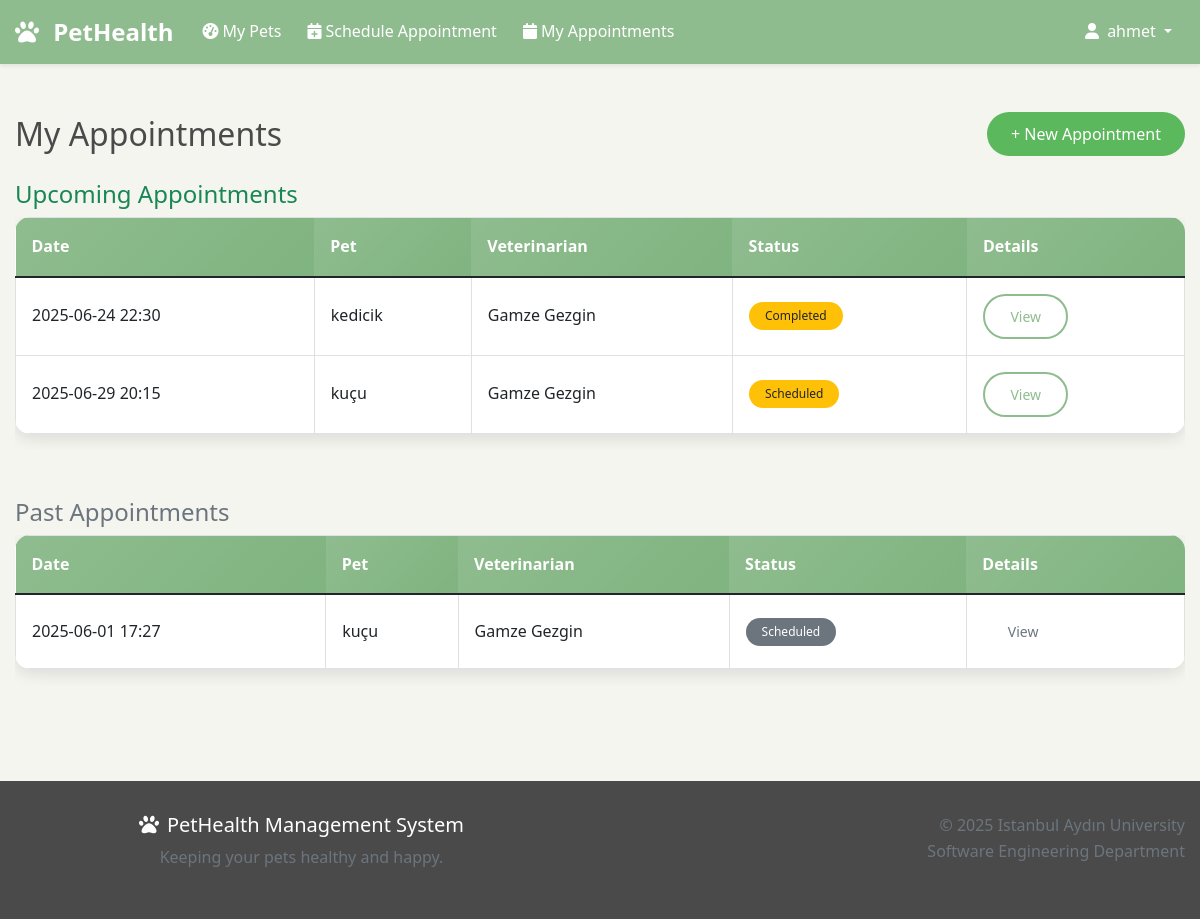
Screenshot of /my-appointments/ (signed in) with the database file from the repository.
### main/models.py (models this page shows, shortened)
class Appointment(models.Model):
    STATUS_CHOICES = [
        ('scheduled', 'Scheduled'),
        ('completed', 'Completed'),
        ('cancelled', 'Cancelled'),
        ('no_show', 'No Show'),
    ]
    pet = models.ForeignKey(Pet, on_delete=models.CASCADE, related_name='appointments')
    veterinarian = models.ForeignKey(Veterinarian, on_delete=models.CASCADE, related_name='appointments')
    appointment_date = models.DateTimeField()
    status = models.CharField(max_length=20, choices=STATUS_CHOICES, default='scheduled')
    reason = models.TextField(help_text="Reason for the appointment")
    notes = models.TextField(blank=True)
    created_at = models.DateTimeField(auto_now_add=True)
    updated_at = models.DateTimeField(auto_now=True)
    class Meta:
        ordering = ['appointment_date']

class Pet(models.Model):
    SPECIES_CHOICES = [
        ('dog', 'Dog'),
        ('cat', 'Cat'),
        ('bird', 'Bird'),
        ('rabbit', 'Rabbit'),
        ('fish', 'Fish'),
        ('hamster', 'Hamster'),
        ('other', 'Other'),
    ]
    GENDER_CHOICES = [
        ('male', 'Male'),
        ('female', 'Female'),
    ]
    owner = models.ForeignKey(User, on_delete=models.CASCADE, related_name='pets')
    name = models.CharField(max_length=100)
    species = models.CharField(max_length=20, choices=SPECIES_CHOICES)
    breed = models.CharField(max_length=100, blank=True)
    gender = models.CharField(max_length=10, choices=GENDER_CHOICES)
    birthdate = models.DateField()
    weight = models.DecimalField(max_digits=5, decimal_places=2, help_text="Weight in kg")
    color = models.CharField(max_length=50, blank=True)
    microchip_id = models.CharField(max_length=50, blank=True)
    photo = models.ImageField(upload_to='pet_photos/', blank=True)
    created_at = models.DateTimeField(auto_now_add=True)

class Veterinarian(models.Model):
    user = models.OneToOneField(User, on_delete=models.CASCADE)
    license_number = models.CharField(max_length=50, unique=True)
    specialization = models.CharField(max_length=100, blank=True)
    clinic_name = models.CharField(max_length=200, blank=True)
    clinic_address = models.TextField(blank=True)
    phone = models.CharField(max_length=20)

### main/views.py (the view)
# urls.py: path('my-appointments/', views.my_appointments, name='my_appointments'),
@login_required
def my_appointments(request):
    now = timezone.now()
    all_appointments = Appointment.objects.filter(pet__owner=request.user)
    upcoming_appointments = all_appointments.filter(appointment_date__gte=now).order_by('appointment_date')
    past_appointments = all_appointments.filter(appointment_date__lt=now).order_by('-appointment_date')
    return render(request, 'my_appointments.html', {
        'upcoming_appointments': upcoming_appointments,
        'past_appointments': past_appointments,
    })

### templates/my_appointments.html (shortened to what this page needs)
{% extends 'base.html' %}
{% load static %}
{% block content %}
<section class="py-5">
  <div class="container">
    <div class="d-flex justify-content-between align-items-center mb-4">
      <h2 class="mb-0">My Appointments</h2>
      <a href="{% url 'schedule_appointment' %}" class="btn btn-success rounded-pill px-4">+ New Appointment</a>
    </div>
    {% if upcoming_appointments %}
    <h4 class="text-success mt-4">Upcoming Appointments</h4>
    <div class="table-responsive mb-5">
      <table class="table table-bordered align-middle">
        <thead>
          <tr>
            <th>Date</th>
            <th>Pet</th>
            <th>Veterinarian</th>
            <th>Status</th>
            <th>Details</th>
          </tr>
        </thead>
        <tbody>
          {% for appt in upcoming_appointments %}
          <tr>
            <td>{{ appt.appointment_date|date:"Y-m-d H:i" }}</td>
            <td>{{ appt.pet.name }}</td>
            <td>{{ appt.veterinarian.user.get_full_name }}</td>
            <td><span class="badge bg-warning text-dark">{{ appt.status|capfirst }}</span></td>
            <td><a href="{% url 'appointment_detail' appt.id %}" class="btn btn-sm btn-outline-primary">View</a></td>
          </tr>
          {% endfor %}
        </tbody>
      </table>
    </div>
    {% endif %}
    {% if past_appointments %}
    <h4 class="text-muted">Past Appointments</h4>
    <div class="table-responsive">
      <table class="table table-bordered align-middle">
        <thead>
          <tr>
            <th>Date</th>
            <th>Pet</th>
            <th>Veterinarian</th>
            <th>Status</th>
            <th>Details</th>
          </tr>
        </thead>
        <tbody>
          {% for appt in past_appointments %}
          <tr>
            <td>{{ appt.appointment_date|date:"Y-m-d H:i" }}</td>
            <td>{{ appt.pet.name }}</td>
            <td>{{ appt.veterinarian.user.get_full_name }}</td>
            <td><span class="badge bg-secondary">{{ appt.status|capfirst }}</span></td>
            <td><a href="{% url 'appointment_detail' appt.id %}" class="btn btn-sm btn-outline-secondary">View</a></td>
          </tr>
          {% endfor %}
        </tbody>
      </table>
    </div>
    {% endif %}
  </div>
</section>
{% endblock %}

### templates/base.html (shortened to what this page needs)
{% load static %}
<!DOCTYPE html>
<html lang="en">
  <head>
    <link
      href="https://cdn.jsdelivr.net/npm/bootstrap@5.1.3/dist/css/bootstrap.min.css"
      rel="stylesheet"
    />
    <link
      rel="stylesheet"
      href="https://cdnjs.cloudflare.com/ajax/libs/font-awesome/6.0.0/css/all.min.css"
    />
    <link rel="stylesheet" href="{% static 'css/style.css' %}" />
  </head>
  <body>
    <nav class="navbar navbar-expand-lg navbar-dark">
      <div class="container">
        <a class="navbar-brand" href="{% url 'home' %}">
          <i class="fas fa-paw me-2"></i>
          PetHealth
        </a>
        <div class="collapse navbar-collapse" id="navbarNav">
          <ul class="navbar-nav me-auto">
            {% if user.is_authenticated %}
            <li class="nav-item">
              <a class="nav-link" href="{% if user.userprofile.is_veterinarian %}{% url 'vet_patients' %}{% else %}{% url 'dashboard' %}{% endif %}">
                <i class="fas fa-tachometer-alt me-1"></i>My Pets
              </a>
            </li>
            {% if not user.userprofile.is_veterinarian %}
            <li class="nav-item">
              <a class="nav-link" href="{% url 'schedule_appointment' %}">
                <i class="fas fa-calendar-plus me-1"></i>Schedule Appointment
              </a>
            </li>
            <li class="nav-item">
              <a class="nav-link" href="{% url 'my_appointments' %}">
                <i class="fas fa-calendar me-1"></i>My Appointments
              </a>
            </li>
            {% endif %} {% endif %}
          </ul>
          <ul class="navbar-nav">
            {% if user.is_authenticated %}
            <li class="nav-item dropdown">
              <a
                class="nav-link dropdown-toggle"
                href="#"
                role="button"
                data-bs-toggle="dropdown"
              >
                <i class="fas fa-user me-1"></i>{% if user.first_name %}
                                                  {{ user.first_name }}
                                                {% else %}
                                                  {{ user.username }}
                                                {% endif %}
              </a>
            </li>
            {% else %}
            <li class="nav-item">
              <a class="nav-link" href="{% url 'login' %}">
                <i class="fas fa-sign-in-alt me-1"></i>Login
              </a>
            </li>
            {% endif %}
          </ul>
        </div>
      </div>
    </nav>
    <main>{% block content %} {% endblock %}</main>
    <footer class="footer mt-5">
      <div class="container">
        <div class="row">
          <div class="col-md-6">
            <h5><i class="fas fa-paw me-2"></i>PetHealth Management System</h5>
            <p class="text-muted">Keeping your pets healthy and happy.</p>
          </div>
          <div class="col-md-6 text-md-end">
            <p class="text-muted">
              &copy; 2025 Istanbul Aydın University<br />
              Software Engineering Department
            </p>
          </div>
        </div>
      </div>
    </footer>
  </body>
</html>

### static/css/style.css (style rules this page uses)
:root { --primary-color: #8fbc8f; --secondary-color: #f5f5f0; --accent-color: #ddb892; --text-dark: #4a4a4a; --text-light: #666; --border-color: #e0e0e0; --success-color: #5cb85c; --warning-color: #f0ad4e; --danger-color: #d9534f; }
body { font-family: "Segoe UI", Tahoma, Geneva, Verdana, sans-serif; background-color: var(--secondary-color); color: var(--text-dark); line-height: 1.6; }
.container { max-width: 1200px; margin: 0 auto; padding: 0 15px; }
.navbar { background-color: var(--primary-color) !important; }
.navbar-brand { font-weight: bold; font-size: 1.5rem; }
.navbar-nav .nav-link { color: white !important; margin: 0 5px; border-radius: 5px; transition: background-color 0.3s ease; }
.btn { border-radius: 25px; padding: 10px 25px; font-weight: 500; text-decoration: none; transition: all 0.3s ease; border: none; }
.btn-success { background-color: var(--success-color); border: none; }
.btn-outline-primary { border: 2px solid var(--primary-color); color: var(--primary-color); background: transparent; }
.table { background: white; border-radius: 15px; overflow: hidden; box-shadow: 0 5px 15px rgba(0, 0, 0, 0.1); }
.table thead th { background: linear-gradient(135deg, var(--primary-color), #7fb37f); color: white; border: none; padding: 1rem; }
.table tbody td { padding: 1rem; border-color: var(--border-color); }
.badge { padding: 0.5rem 1rem; border-radius: 20px; font-weight: 500; }
.footer { background-color: var(--text-dark); color: white; padding: 2rem 0; margin-top: 4rem; text-align: center; }

### rows the page displays
Appointment: appointment_date "2025-06-24 22:30", pet.name "kedicik", veterinarian.user.get_full_name "Gamze Gezgin", status "Completed"
Appointment: appointment_date "2025-06-29 20:15", pet.name "kuçu", veterinarian.user.get_full_name "Gamze Gezgin", status "Scheduled"
Appointment: appointment_date "2025-06-01 17:27", pet.name "kuçu", veterinarian.user.get_full_name "Gamze Gezgin", status "Scheduled"

### other values shown
{{ user.first_name }} "ahmet"
